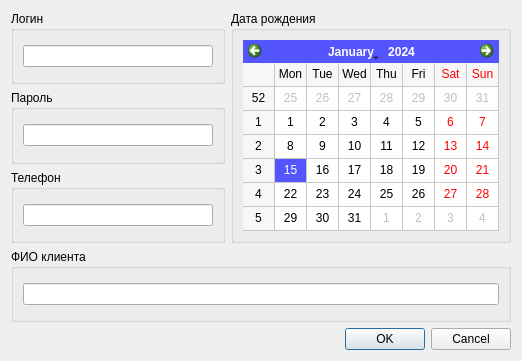
<?xml version="1.0" encoding="UTF-8"?>
<ui version="4.0">
 <class>CClientDialog</class>
 <widget class="QDialog" name="CClientDialog">
  <property name="geometry">
   <rect>
    <x>0</x>
    <y>0</y>
    <width>522</width>
    <height>361</height>
   </rect>
  </property>
  <property name="windowTitle">
   <string>Dialog</string>
  </property>
  <layout class="QGridLayout" name="gridLayout">
   <item row="0" column="0">
    <widget class="QGroupBox" name="groupBox_3">
     <property name="sizePolicy">
      <sizepolicy hsizetype="Preferred" vsizetype="Preferred">
       <horstretch>0</horstretch>
       <verstretch>0</verstretch>
      </sizepolicy>
     </property>
     <property name="title">
      <string>Логин</string>
     </property>
     <layout class="QGridLayout" name="gridLayout_2">
      <item row="1" column="0">
       <widget class="QLineEdit" name="leClientLogin"/>
      </item>
     </layout>
    </widget>
   </item>
   <item row="0" column="1" rowspan="3">
    <widget class="QGroupBox" name="groupBox_2">
     <property name="sizePolicy">
      <sizepolicy hsizetype="Preferred" vsizetype="Preferred">
       <horstretch>0</horstretch>
       <verstretch>0</verstretch>
      </sizepolicy>
     </property>
     <property name="title">
      <string>Дата рождения</string>
     </property>
     <layout class="QGridLayout" name="gridLayout_4">
      <item row="0" column="0">
       <widget class="QCalendarWidget" name="cwClientBirthDate">
        <property name="font">
         <font>
          <weight>50</weight>
          <italic>false</italic>
          <bold>false</bold>
          <underline>false</underline>
          <strikeout>false</strikeout>
          <stylestrategy>PreferDefault</stylestrategy>
         </font>
        </property>
        <property name="styleSheet">
         <string notr="true">selection-background-color: rgb(85, 85, 255);</string>
        </property>
        <property name="firstDayOfWeek">
         <enum>Qt::Monday</enum>
        </property>
        <property name="gridVisible">
         <bool>true</bool>
        </property>
       </widget>
      </item>
     </layout>
    </widget>
   </item>
   <item row="1" column="0">
    <widget class="QGroupBox" name="groupBox_4">
     <property name="sizePolicy">
      <sizepolicy hsizetype="Preferred" vsizetype="Preferred">
       <horstretch>0</horstretch>
       <verstretch>0</verstretch>
      </sizepolicy>
     </property>
     <property name="title">
      <string>Пароль</string>
     </property>
     <layout class="QGridLayout" name="gridLayout_6">
      <item row="0" column="0">
       <widget class="QLineEdit" name="leClientPassword"/>
      </item>
     </layout>
    </widget>
   </item>
   <item row="2" column="0">
    <widget class="QGroupBox" name="groupBox_5">
     <property name="sizePolicy">
      <sizepolicy hsizetype="Preferred" vsizetype="Preferred">
       <horstretch>0</horstretch>
       <verstretch>0</verstretch>
      </sizepolicy>
     </property>
     <property name="title">
      <string>Телефон</string>
     </property>
     <layout class="QGridLayout" name="gridLayout_5">
      <item row="0" column="0">
       <widget class="QLineEdit" name="leClientPhone"/>
      </item>
     </layout>
    </widget>
   </item>
   <item row="3" column="0" colspan="2">
    <widget class="QGroupBox" name="groupBox">
     <property name="title">
      <string>ФИО клиента</string>
     </property>
     <layout class="QGridLayout" name="gridLayout_3">
      <item row="0" column="0">
       <widget class="QLineEdit" name="leClientFIO"/>
      </item>
     </layout>
    </widget>
   </item>
   <item row="4" column="0" colspan="2">
    <widget class="QDialogButtonBox" name="buttonBox">
     <property name="standardButtons">
      <set>QDialogButtonBox::Cancel|QDialogButtonBox::Ok</set>
     </property>
    </widget>
   </item>
  </layout>
 </widget>
 <resources/>
 <connections/>
</ui>
